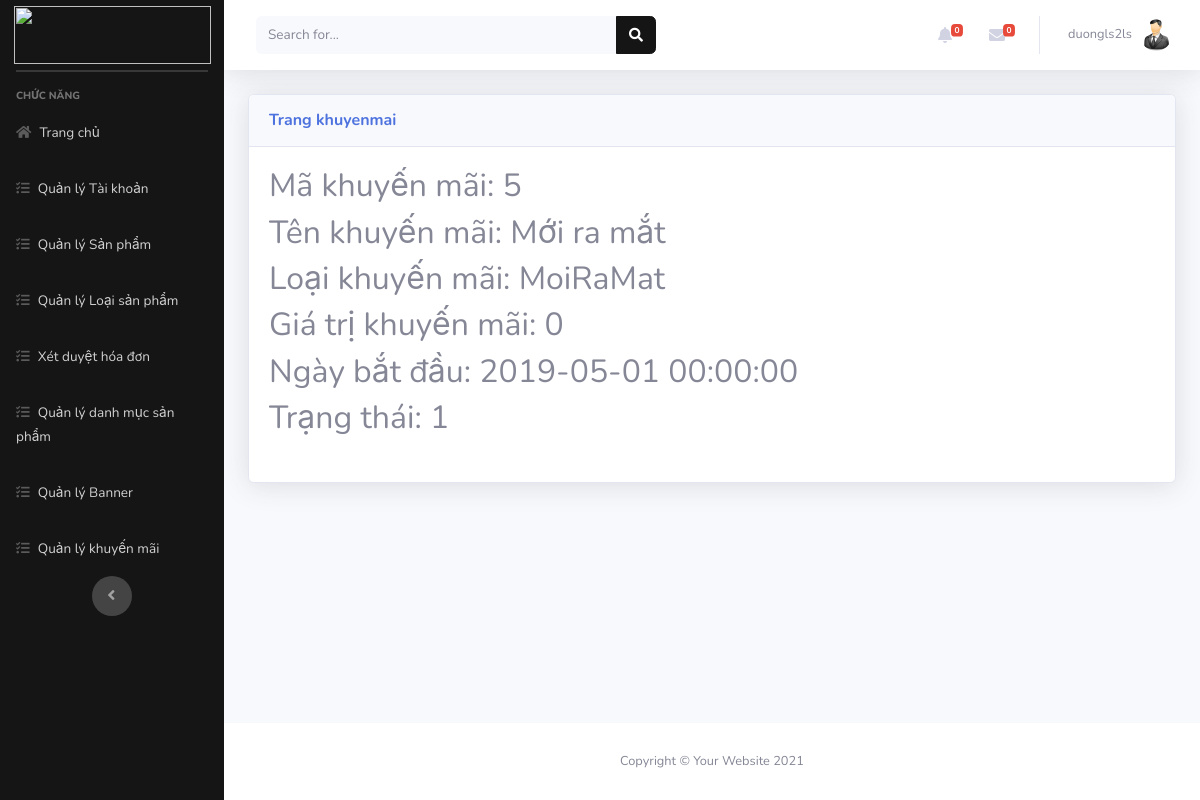
The app's page /Admin/index.php?mod=khuyenmai&act=detail&id=5 (signed in) with its own data.
### tables this page shows
CREATE TABLE `khuyenmai` (
  `MaKM` int(11) NOT NULL,
  `TenKM` varchar(100) NOT NULL,
  `LoaiKM` varchar(20) NOT NULL,
  `GiaTriKM` float(11,0) NOT NULL,
  `NgayBD` datetime NOT NULL,
  `TrangThai` int(11) NOT NULL
);

### Admin/MVC/controllers/KhuyenmaiController.php (called while the page is built, shortened)
<?php
class KhuyenmaiController
{
	var $khuyenmai_model;
	function __construct()
	{
		$this->khuyenmai_model = new khuyenmai();
	}
	public function detail()
	{
		$id = isset($_GET['id']) ? $_GET['id'] : 5;
		$data = $this->khuyenmai_model->find($id);
		require_once("MVC/Views/Admin/index.php");
	}
}

### Admin/MVC/Models/connection.php (called while the page is built, shortened)
<?php
    class Connection{
        function __construct()
        {
            $severname ="localhost";
            $username ="root";
            $password ="";
            $db_name ="sport-shop";
            $this->conn = new mysqli($severname,$username,$password,$db_name);
        }
    }
?>

### Admin/MVC/Models/model.php (called while the page is built, shortened)
<?php
require_once("connection.php");
class Model
{
    var $conn;
    var $table;
    var $contens;
    function __construct()
    {
        $conn_obj = new Connection();
        $this->conn = $conn_obj->conn;
    }
    function find($id)
    {
        $query = "select * from $this->table where $this->contens =$id";
        return $this->conn->query($query)->fetch_assoc();
    }
}

### Admin/MVC/Views/khuyenmai/detail.php (the view)
<table class="table table-bordered" id="dataTable" width="100%" cellspacing="0">
<?php if(isset($data) and $data != null) { ?>
    <h2>Mã khuyến mãi: <?= $data['MaKM'] ?></h2>
    <h2>Tên khuyến mãi: <?= $data['TenKM'] ?></h2>
    <h2>Loại khuyến mãi: <?= $data['LoaiKM'] ?></h2>
    <h2>Giá trị khuyến mãi: <?= $data['GiaTriKM'] ?></h2>
    <h2>Ngày bắt đầu: <?= $data['NgayBD'] ?></h2>
    <h2>Trạng thái: <?= $data['TrangThai'] ?></h2>
<?php } ?>
</table>

### records on screen
khuyenmai: MaKM "5", TenKM "Mới ra mắt", LoaiKM "MoiRaMat", GiaTriKM "0", NgayBD "2019-05-01 00:00:00", TrangThai "1"

### other values on screen
$_SESSION['login']['TaiKhoan'] "duongls2ls"
$mod "khuyenmai"
